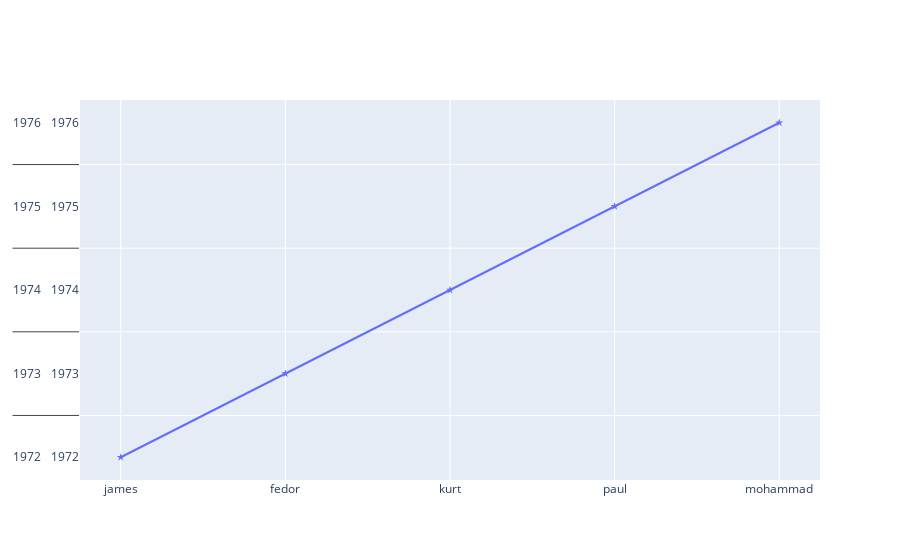

Here is the notebook cell this chart was saved with:
### Code cell
import plotly.graph_objects as go
import pandas as pd
def listToString(s):
    str1 = " "
    return (str1.join(s))

def find_authors(b):
    with open('icalp_id_author.txt') as f:
        datafile = f.readlines()
    for i in b:
        for line in datafile:
            line = line.strip()
            line = line.lower()
            columns = line.split(' ')
            id = int(columns[0])
            if i == id:
                return columns[1:]
                return listToString(columns[1:])
data = []
years = [i for i in range(1972,2022)]                
print("Closeness Centrality: ")
for i in range(5):
    b = list(cc_sorted)[i][0]
    author = find_authors([int(b)])
    print(listToString(author))
    data.append([author[0], years])
print("\nBetweennessCentrality: ")    
for i in range(5):
    a = list(betc_sorted)[i][0]
    author1 = find_authors([int(a)])
    print(listToString(author1))
a = pd.DataFrame(data, columns = ['aut', 'year'])  

fig = go.Figure()
    
        
fig.add_trace(go.Scatter(
    name=f"Top {5}",
    mode="markers+lines", x = a.aut,y = a.year,
    marker_symbol="star"
))
#fig.update_layout(
#title=f"Distribution of {centr} with years", yaxis_title = f'{centr}', xaxis_title= 'year')#

fig.update_xaxes(showgrid=True, ticklabelmode="period")
fig.show()
#print(betc_sorted[:5])

### Figure 1 — Plotly figure (JSON) as saved in the notebook; plotly's stock layout.template omitted (floating-point values rounded to 4 significant figures; data arrays with more than 128 entries replaced by an {"elided": "..."} marker saying what was removed)
{"data": [{"marker": {"symbol": "star"}, "mode": "markers+lines", "name": "Top 5", "type": "scatter", "x": ["james", "fedor", "kurt", "paul", "mohammad"], "y": {"elided": "5x50 int values"}}], "layout": {"xaxis": {"showgrid": true, "ticklabelmode": "period"}}}
